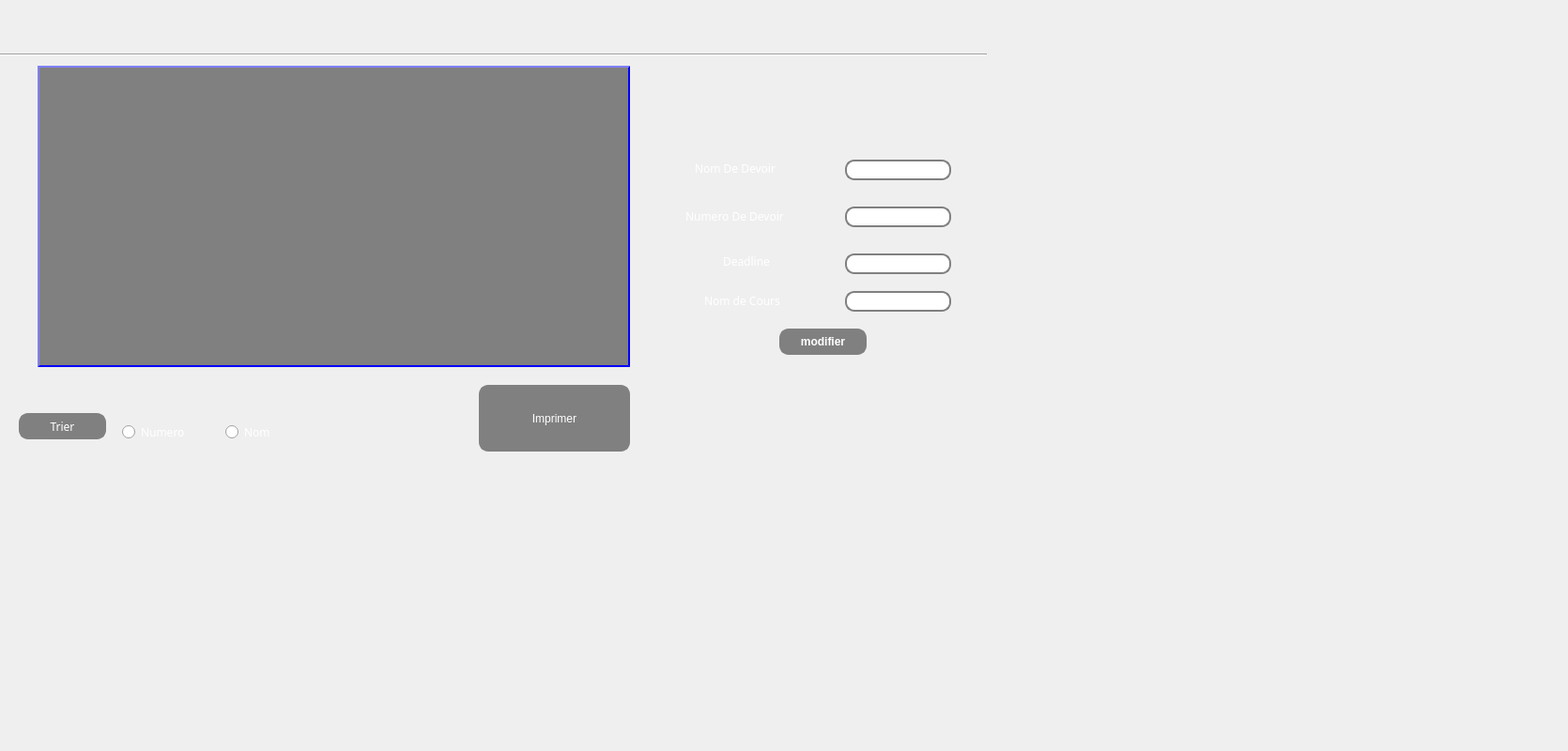
      <widget class="QWidget" name="tab_7">
       <attribute name="title">
        <string>Consulter</string>
       </attribute>
       <widget class="Line" name="line_2">
        <property name="geometry">
         <rect>
          <x>0</x>
          <y>50</y>
          <width>1051</width>
          <height>16</height>
         </rect>
        </property>
        <property name="orientation">
         <enum>Qt::Horizontal</enum>
        </property>
       </widget>
       <widget class="QTableView" name="coursView_2">
        <property name="geometry">
         <rect>
          <x>40</x>
          <y>70</y>
          <width>631</width>
          <height>321</height>
         </rect>
        </property>
        <property name="styleSheet">
         <string notr="true"> background: gray;
 border: 2px outset blue ;</string>
        </property>
       </widget>
       <widget class="QPushButton" name="trier_cours_2">
        <property name="geometry">
         <rect>
          <x>20</x>
          <y>440</y>
          <width>93</width>
          <height>28</height>
         </rect>
        </property>
        <property name="styleSheet">
         <string notr="true">color: white;
background:gray;
border: 2px solid gray;
border-radius: 10px;
font-family:Gras;</string>
        </property>
        <property name="text">
         <string>Trier</string>
        </property>
       </widget>
       <widget class="QRadioButton" name="radioButton_numero_2">
        <property name="geometry">
         <rect>
          <x>130</x>
          <y>450</y>
          <width>97</width>
          <height>20</height>
         </rect>
        </property>
        <property name="styleSheet">
         <string notr="true">text-align: center;
color:white;
font-family: Arial Black;</string>
        </property>
        <property name="text">
         <string>Numero</string>
        </property>
       </widget>
       <widget class="QRadioButton" name="radioButton_nom_2">
        <property name="geometry">
         <rect>
          <x>240</x>
          <y>450</y>
          <width>97</width>
          <height>20</height>
         </rect>
        </property>
        <property name="styleSheet">
         <string notr="true">text-align: center;
color:white;
font-family: Arial Black;</string>
        </property>
        <property name="text">
         <string>Nom </string>
        </property>
       </widget>
       <widget class="QPushButton" name="imprimer_devoirs">
        <property name="geometry">
         <rect>
          <x>510</x>
          <y>410</y>
          <width>161</width>
          <height>71</height>
         </rect>
        </property>
        <property name="styleSheet">
         <string notr="true">color: white;
background:gray;
border: 2px solid gray;
border-radius: 10px;
</string>
        </property>
        <property name="text">
         <string>Imprimer</string>
        </property>
       </widget>
       <widget class="QLabel" name="logo_2">
        <property name="geometry">
         <rect>
          <x>920</x>
          <y>420</y>
          <width>121</width>
          <height>81</height>
         </rect>
        </property>
        <property name="text">
         <string/>
        </property>
       </widget>
       <widget class="QLineEdit" name="nomC_modif">
        <property name="geometry">
         <rect>
          <x>900</x>
          <y>310</y>
          <width>113</width>
          <height>22</height>
         </rect>
        </property>
        <property name="styleSheet">
         <string notr="true"> border: 2px solid gray;
 border-radius: 10px;</string>
        </property>
       </widget>
       <widget class="QPushButton" name="modifier">
        <property name="geometry">
         <rect>
          <x>830</x>
          <y>350</y>
          <width>93</width>
          <height>28</height>
         </rect>
        </property>
        <property name="font">
         <font>
          <weight>75</weight>
          <bold>true</bold>
         </font>
        </property>
        <property name="styleSheet">
         <string notr="true">color: white;
background:gray;
 border: 2px solid gray;
 border-radius: 10px;

</string>
        </property>
        <property name="text">
         <string>modifier</string>
        </property>
       </widget>
       <widget class="QLabel" name="nomC_3">
        <property name="geometry">
         <rect>
          <x>750</x>
          <y>310</y>
          <width>111</width>
          <height>20</height>
         </rect>
        </property>
        <property name="styleSheet">
         <string notr="true">text-align: center;
color:white;
font-family: Arial Black;</string>
        </property>
        <property name="text">
         <string>Nom de Cours </string>
        </property>
       </widget>
       <widget class="QLineEdit" name="deadline_modif">
        <property name="geometry">
         <rect>
          <x>900</x>
          <y>270</y>
          <width>113</width>
          <height>22</height>
         </rect>
        </property>
        <property name="styleSheet">
         <string notr="true"> border: 2px solid gray;
 border-radius: 10px;</string>
        </property>
       </widget>
       <widget class="QLabel" name="deadline_2">
        <property name="geometry">
         <rect>
          <x>770</x>
          <y>270</y>
          <width>81</width>
          <height>16</height>
         </rect>
        </property>
        <property name="styleSheet">
         <string notr="true">text-align: center;
color:white;
font-family: Arial Black;</string>
        </property>
        <property name="text">
         <string>Deadline</string>
        </property>
       </widget>
       <widget class="QLineEdit" name="numD_modif">
        <property name="geometry">
         <rect>
          <x>900</x>
          <y>220</y>
          <width>113</width>
          <height>22</height>
         </rect>
        </property>
        <property name="styleSheet">
         <string notr="true"> border: 2px solid gray;
 border-radius: 10px;</string>
        </property>
       </widget>
       <widget class="QLabel" name="numD_2">
        <property name="geometry">
         <rect>
          <x>730</x>
          <y>220</y>
          <width>141</width>
          <height>21</height>
         </rect>
        </property>
        <property name="styleSheet">
         <string notr="true">text-align: center;
color:white;
font-family: Arial Black;</string>
        </property>
        <property name="text">
         <string>Numero De Devoir</string>
        </property>
       </widget>
       <widget class="QLineEdit" name="nomD_modif">
        <property name="geometry">
         <rect>
          <x>900</x>
          <y>170</y>
          <width>113</width>
          <height>22</height>
         </rect>
        </property>
        <property name="styleSheet">
         <string notr="true"> border: 2px solid gray;
 border-radius: 10px;</string>
        </property>
       </widget>
       <widget class="QLabel" name="nomD_2">
        <property name="geometry">
         <rect>
          <x>740</x>
          <y>170</y>
          <width>111</width>
          <height>20</height>
         </rect>
        </property>
        <property name="palette">
         <palette>
          <active>
           <colorrole role="WindowText">
            <brush brushstyle="SolidPattern">
             <color alpha="255">
              <red>255</red>
              <green>255</green>
              <blue>255</blue>
             </color>
            </brush>
           </colorrole>
           <colorrole role="Button">
            <brush brushstyle="SolidPattern">
             <color alpha="255">
              <red>0</red>
              <green>0</green>
              <blue>0</blue>
             </color>
            </brush>
           </colorrole>
           <colorrole role="Text">
            <brush brushstyle="SolidPattern">
             <color alpha="255">
              <red>255</red>
              <green>255</green>
              <blue>255</blue>
             </color>
            </brush>
           </colorrole>
           <colorrole role="ButtonText">
            <brush brushstyle="SolidPattern">
             <color alpha="255">
              <red>255</red>
              <green>255</green>
              <blue>255</blue>
             </color>
            </brush>
           </colorrole>
           <colorrole role="PlaceholderText">
            <brush brushstyle="NoBrush">
             <color alpha="128">
              <red>255</red>
              <green>255</green>
              <blue>255</blue>
             </color>
            </brush>
           </colorrole>
          </active>
          <inactive>
           <colorrole role="WindowText">
            <brush brushstyle="SolidPattern">
             <color alpha="255">
              <red>255</red>
              <green>255</green>
              <blue>255</blue>
             </color>
            </brush>
           </colorrole>
           <colorrole role="Button">
            <brush brushstyle="SolidPattern">
             <color alpha="255">
              <red>0</red>
              <green>0</green>
              <blue>0</blue>
             </color>
            </brush>
           </colorrole>
           <colorrole role="Text">
            <brush brushstyle="SolidPattern">
             <color alpha="255">
              <red>255</red>
              <green>255</green>
              <blue>255</blue>
             </color>
            </brush>
           </colorrole>
           <colorrole role="ButtonText">
            <brush brushstyle="SolidPattern">
             <color alpha="255">
              <red>255</red>
              <green>255</green>
              <blue>255</blue>
             </color>
            </brush>
           </colorrole>
           <colorrole role="PlaceholderText">
            <brush brushstyle="NoBrush">
             <color alpha="128">
              <red>255</red>
              <green>255</green>
              <blue>255</blue>
             </color>
            </brush>
           </colorrole>
          </inactive>
          <disabled>
           <colorrole role="WindowText">
            <brush brushstyle="SolidPattern">
             <color alpha="255">
              <red>255</red>
              <green>255</green>
              <blue>255</blue>
             </color>
            </brush>
           </colorrole>
           <colorrole role="Button">
            <brush brushstyle="SolidPattern">
             <color alpha="255">
              <red>0</red>
              <green>0</green>
              <blue>0</blue>
             </color>
            </brush>
           </colorrole>
           <colorrole role="Text">
            <brush brushstyle="SolidPattern">
             <color alpha="255">
              <red>255</red>
              <green>255</green>
              <blue>255</blue>
             </color>
            </brush>
           </colorrole>
           <colorrole role="ButtonText">
            <brush brushstyle="SolidPattern">
             <color alpha="255">
              <red>255</red>
              <green>255</green>
              <blue>255</blue>
             </color>
            </brush>
           </colorrole>
           <colorrole role="PlaceholderText">
            <brush brushstyle="NoBrush">
             <color alpha="128">
              <red>255</red>
              <green>255</green>
              <blue>255</blue>
             </color>
            </brush>
           </colorrole>
          </disabled>
         </palette>
        </property>
        <property name="mouseTracking">
         <bool>false</bool>
        </property>
        <property name="focusPolicy">
         <enum>Qt::ClickFocus</enum>
        </property>
        <property name="contextMenuPolicy">
         <enum>Qt::PreventContextMenu</enum>
        </property>
        <property name="styleSheet">
         <string notr="true">text-align: center;
color:white;
font-family: Arial Black;</string>
        </property>
        <property name="text">
         <string>Nom De Devoir</string>
        </property>
       </widget>
       <widget class="QLabel" name="background_2">
        <property name="geometry">
         <rect>
          <x>-10</x>
          <y>0</y>
          <width>1661</width>
          <height>791</height>
         </rect>
        </property>
        <property name="text">
         <string/>
        </property>
       </widget>
       <zorder>background_2</zorder>
       <zorder>line_2</zorder>
       <zorder>coursView_2</zorder>
       <zorder>trier_cours_2</zorder>
       <zorder>radioButton_numero_2</zorder>
       <zorder>radioButton_nom_2</zorder>
       <zorder>imprimer_devoirs</zorder>
       <zorder>logo_2</zorder>
       <zorder>nomC_modif</zorder>
       <zorder>modifier</zorder>
       <zorder>nomC_3</zorder>
       <zorder>deadline_modif</zorder>
       <zorder>deadline_2</zorder>
       <zorder>numD_modif</zorder>
       <zorder>numD_2</zorder>
       <zorder>nomD_modif</zorder>
       <zorder>nomD_2</zorder>
      </widget>
